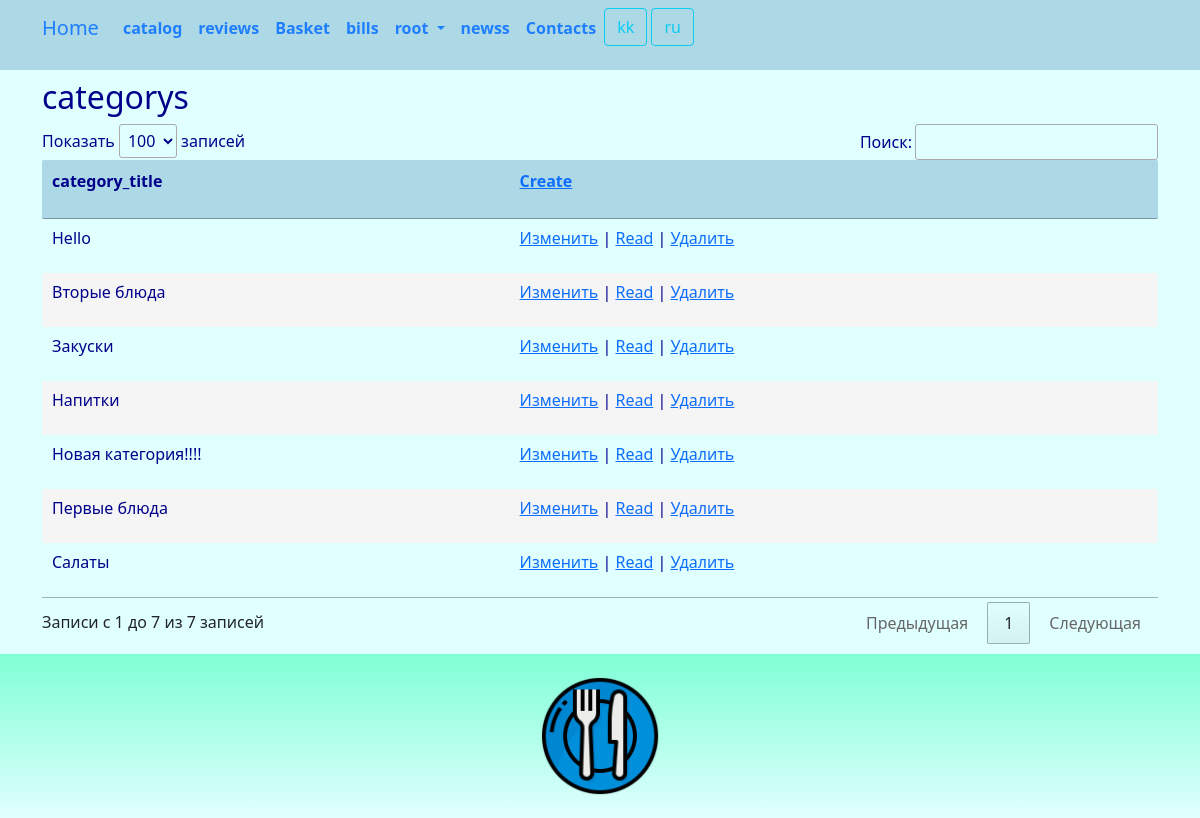
Page /category/index/ (signed in) on the earlier database version.
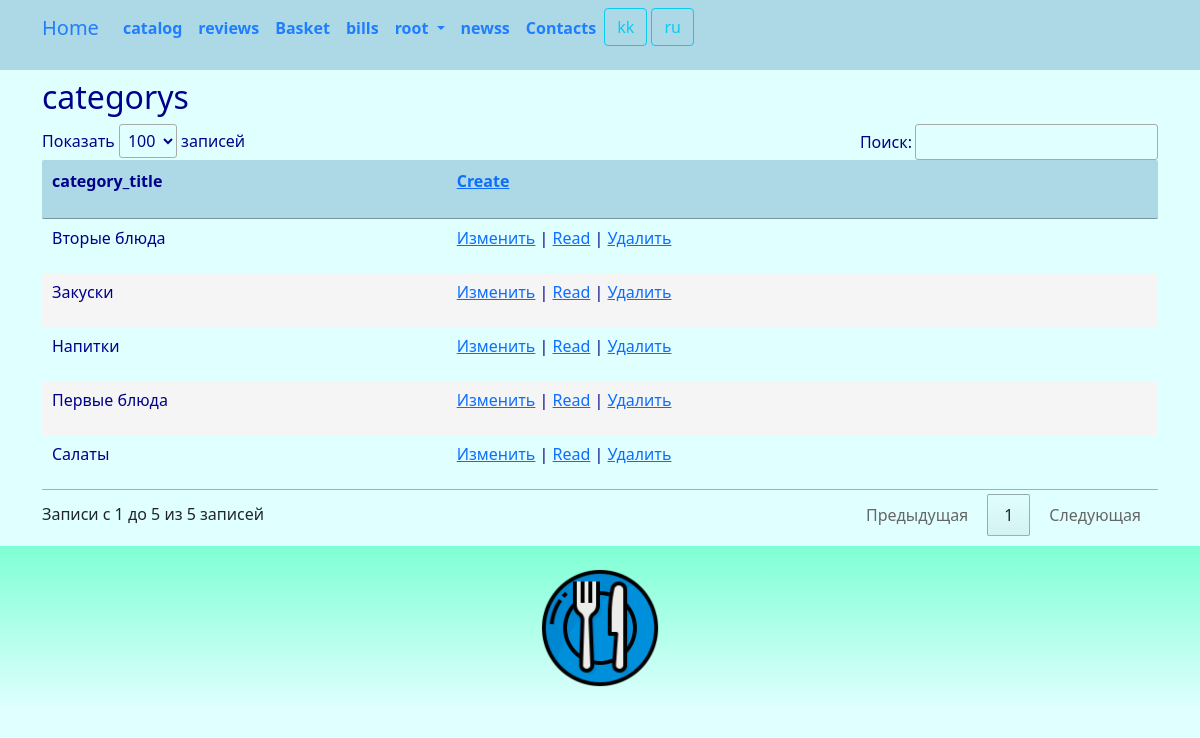
Same page on the later database version.
### star/models.py (models this page shows, shortened)
class Category(models.Model):
    title = models.CharField(_('category_title'), max_length=128, unique=True)
    class Meta:
        db_table = 'category'

### star/views.py (the view)
# urls.py: path('category/index/', views.category_index, name='category_index'),
@login_required
@group_required("Managers")
def category_index(request):
    try:
        category = Category.objects.all().order_by('title')
        return render(request, "category/index.html", {"category": category,})
    except Exception as exception:
        print(exception)
        return HttpResponse(exception)

### star/views.py (called while the page is built)
def group_required(*group_names):
    def in_groups(u):
        if u.is_authenticated:
            if bool(u.groups.filter(name__in=group_names)) | u.is_superuser:
                return True
        return False
    return user_passes_test(in_groups, login_url='403')

### templates/category/index.html (shortened to what this page needs)
{% extends "base.html" %}
{% load i18n %}
{% block content %}
<h2>{% trans "categorys" %}</h2>
{% if category.count > 0 %}
<div class="row">
	<table id="myTable" class="table-manager" style="width:100%">
		<thead>
			<tr>
				<th><p>{% trans "category_title" %}</p></th>
				<th><p><a href="{% url 'category_create'%}">{% trans "Create" %}</a></p></th>
			</tr>
		</thead>
		<tbody>
			{% for n in category %}
			<tr>
				<td>
					<p>{{ n.title }}</p>
				</td>
				<td>
					<p>
					<a href="{% url 'category_edit' n.id %}">{% trans "Change" %}</a> |
					<a href="{% url 'category_read' n.id %}">{% trans "Read" %}</a> |
					<a onclick="return confirm('Удалить запись?')" href="{% url 'category_delete' n.id %}">{% trans "Delete" %}</a>
					</p>
				</td>
			</tr>
			{% endfor %}
		</tbody>
	</table>
</div>
{% else %}
<a href="{% url 'category_create'%}">{% trans "Create" %}</a>
{% endif %}
{% endblock content %}

### templates/base.html (shortened to what this page needs)
{% load static %}
{% load i18n %}
<html>
<head>
	<link href="https://cdn.jsdelivr.net/npm/bootstrap@5.0.2/dist/css/bootstrap.min.css" rel="stylesheet">
	<link rel="stylesheet" href="{% static 'css/styles.css' %}" />
	<link rel="stylesheet" href="{% static 'css/choosen.css' %}" />
</head>
<nav class="navbar navbar-expand-lg justify-content-center">
	<div class="container">
		<div class="collapse navbar-collapse" id="mainMenu">
			<ul class="navbar-nav me-auto mb-2 mb-lg-0">
				<a class="navbar-brand" href="{{ HTTP_HOST }}/">{% trans "Home" %}</a>
				<li class="nav-item">
					<a class="nav-link" href="{% url 'catalog_list' %}">{% trans "catalog" %}</a>
				</li>
				<li class="nav-item">
					<a class="nav-link" href="{% url 'review_list' %}">{% trans "reviews" %}</a>
				</li>
				{% if user.is_authenticated %}
				<li class="nav-item">
					<a class="nav-link" href="{% url 'basket' %}">{% trans "Basket" %}</a>
				</li>
				<li class="nav-item">
					<a class="nav-link" href="{% url 'bill_index' %}">{% trans "bills" %}</a>
				</li>
				<li class="nav-item dropdown">
					<a class="nav-link dropdown-toggle" href="#" id="navbarDropdown" role="button" data-bs-toggle="dropdown" aria-expanded="false">
						{{ user.username }}
					</a>
				</li>
				{% else %}
				<form class="form-inline ml-auto">
					<a href="{% url 'login' %}" class="btn btn-outline-secondary">{% trans "Log In" %}</a>
					<a href="{% url 'signup' %}" class="btn btn-primary ml-2">{% trans "Sign up" %}</a>
				</form>
				{% endif %}
				<li class="nav-item">
					<a class="nav-link" href="{% url 'news_list' %}">{% trans "newss" %}</a>
				</li>
				<li class="nav-item">
					<a class="nav-link" href="{% url 'contact' %}">{% trans "Contacts" %}</a>
				</li>
				<form action="{% url 'set_language' %}" method="post">
					{% get_current_language as LANGUAGE_CODE %}
					{% get_available_languages as LANGUAGES %}
					{% get_language_info_list for LANGUAGES as languages %}
					{% for language in languages %}
					<button type="submit" class="btn btn-outline-info" name="language" value="{{ language.code }}">
						{{ language.code }}
					</button>
					{% endfor %}
				</form>
			</ul>
		</div>
	</div>
</nav>
<body>
	<div class="container">
		{% block content%}{% endblock content %}
	</div>
</body>
<footer class="container-fluid text-center bg-lightgray">
	<div class="copyrights">
		<img src="{% static 'images/logo.png' %}" alt="logo" style="height:144px; padding: 10px;">
	</div>
</footer>
<link rel="stylesheet" href="https://cdn.datatables.net/1.11.2/css/jquery.dataTables.min.css">
<link href="{% static 'css/jquery.fancybox.min.css' %}" rel="stylesheet">
</html>

Differences in the rows shown:
removed Category: title "Hello"
removed Category: title "Новая категория!!!!"
Other differences:
text written by a page script: "Показать записей Поиск: Записи с 1 до 7 из 7 записей Предыдущая 1 Следующая" → "Показать записей Поиск: Записи с 1 до 5 из 5 записей Предыдущая 1 Следующая"
